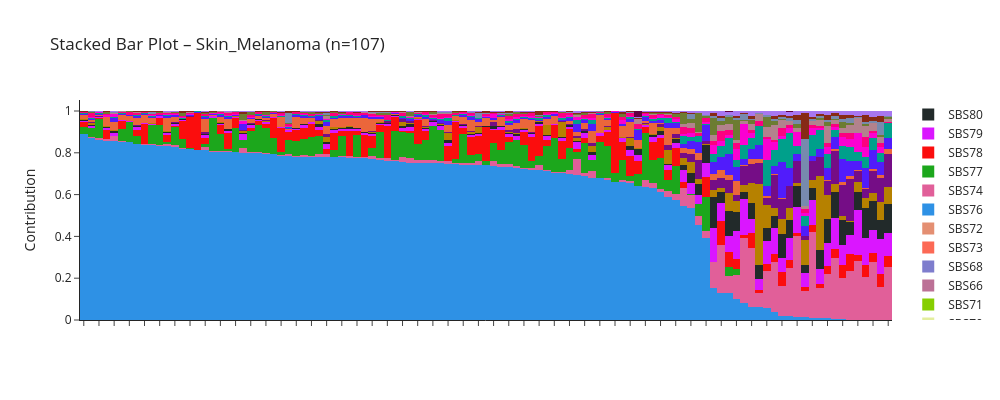

The notebook cell this image was saved under:
### Markdown cell above
Definetly, different tumor types from the histological point of view show different levels of mutations, although there is a large variability within each histological type. For instance, it will be very difficult to distinguish by the number of mutations a sample of a bone benign tumor or a myelodisplasic syndrome type of blood cancer. But what about the composition of these mutations?

### Code cell
import plotly.graph_objects as go
import plotly.express as px

# Get only relevant columns
prop_df = merged_df[merged_df.columns[:-2]].set_index('specimenID')

palette = px.colors.qualitative.Dark24 + px.colors.qualitative.Light24

figures = {}

for hist_type in order:

    # Subset cohort
    sub_prop_df = prop_df[prop_df['hist_type'] == hist_type].copy()
    sub_prop_df = sub_prop_df.drop(columns=['hist_type'])

    # Order signatures by total contribution
    contribution_columns = (
        sub_prop_df.iloc[:, :-1]
        .sum()
        .sort_values(ascending=False)
        .index
    )

    # Sort specimens
    sorted_specimens = sub_prop_df.sort_values(
        by=list(contribution_columns),
        ascending=False
    )

    # Create figure (single cohort → single subplot)
    fig = go.Figure()

    for j, sig in enumerate(contribution_columns):
        fig.add_trace(
            go.Bar(
                x=sorted_specimens.index,
                y=sorted_specimens[sig].replace(0, None),
                name=sig,
                marker_color=palette[j % len(palette)]
            )
        )

    fig.update_layout(
        barmode='stack',
        bargap=0,
        bargroupgap=0,
        hovermode='x',
        template='simple_white',
        height=400,
        width=1000,
        title=f"Stacked Bar Plot – {hist_type}",
        xaxis=dict(showticklabels=False),
        yaxis=dict(title="Contribution"),
        legend=dict(
            orientation='v',
            yanchor='middle',
            y=0.5,
            xanchor='left',
            x=1.02
        )
    )

    fig.update_traces(marker_line_width=0)

    # Save figure
    outfile = path.join("plots", f"Barplot_signatures_{hist_type}.html")
    fig.write_html(outfile)

    figures[hist_type] = fig

figures["Skin_Melanoma (n=107)"].show()
